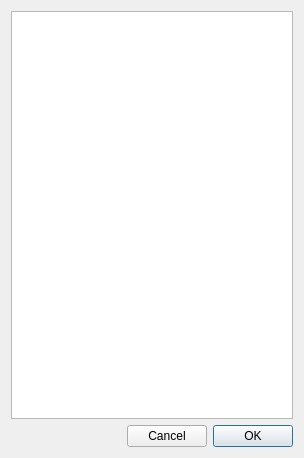
<?xml version="1.0" encoding="UTF-8"?>
<ui version="4.0">
 <class>Partitions</class>
 <widget class="QDialog" name="Partitions">
  <property name="geometry">
   <rect>
    <x>0</x>
    <y>0</y>
    <width>304</width>
    <height>458</height>
   </rect>
  </property>
  <property name="windowTitle">
   <string>Choose a partition name</string>
  </property>
  <layout class="QVBoxLayout">
   <item>
    <widget class="QListView" name="listPartitions"/>
   </item>
   <item>
    <layout class="QHBoxLayout">
     <item>
      <spacer name="spacer10">
       <property name="orientation">
        <enum>Qt::Horizontal</enum>
       </property>
       <property name="sizeType">
        <enum>QSizePolicy::Expanding</enum>
       </property>
       <property name="sizeHint" stdset="0">
        <size>
         <width>260</width>
         <height>21</height>
        </size>
       </property>
      </spacer>
     </item>
     <item>
      <widget class="QPushButton" name="btnCancel">
       <property name="minimumSize">
        <size>
         <width>80</width>
         <height>0</height>
        </size>
       </property>
       <property name="text">
        <string>Cancel</string>
       </property>
       <property name="shortcut">
        <string>Esc</string>
       </property>
      </widget>
     </item>
     <item>
      <spacer name="spacer10_2">
       <property name="orientation">
        <enum>Qt::Horizontal</enum>
       </property>
       <property name="sizeType">
        <enum>QSizePolicy::Expanding</enum>
       </property>
       <property name="sizeHint" stdset="0">
        <size>
         <width>40</width>
         <height>21</height>
        </size>
       </property>
      </spacer>
     </item>
     <item>
      <widget class="QPushButton" name="btnOk">
       <property name="minimumSize">
        <size>
         <width>80</width>
         <height>0</height>
        </size>
       </property>
       <property name="text">
        <string>OK</string>
       </property>
       <property name="default">
        <bool>true</bool>
       </property>
      </widget>
     </item>
    </layout>
   </item>
  </layout>
 </widget>
 <layoutdefault spacing="6" margin="11"/>
<!-- <pixmapfunction>qPixmapFromMimeSource</pixmapfunction> -->
 <includes>
  <include location="global">occi.h</include>
 </includes>
 <resources/>
 <connections/>
</ui>
